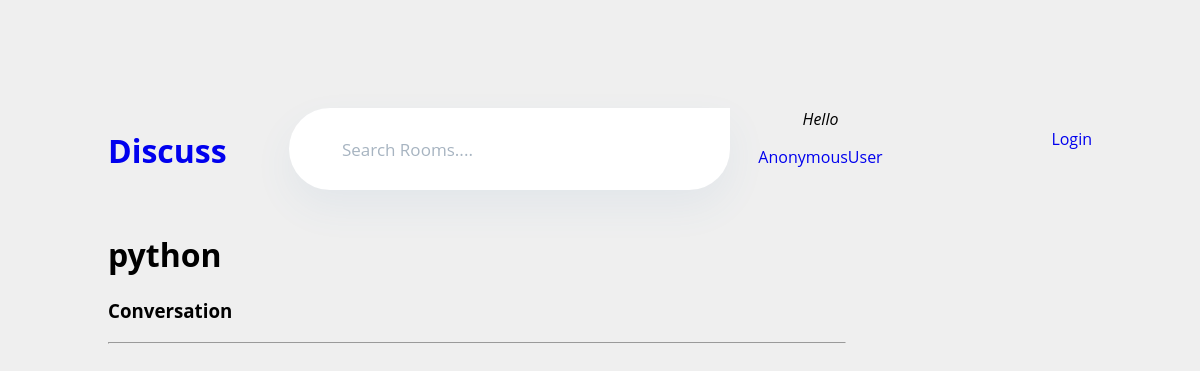
The app's page /room/1, older data.
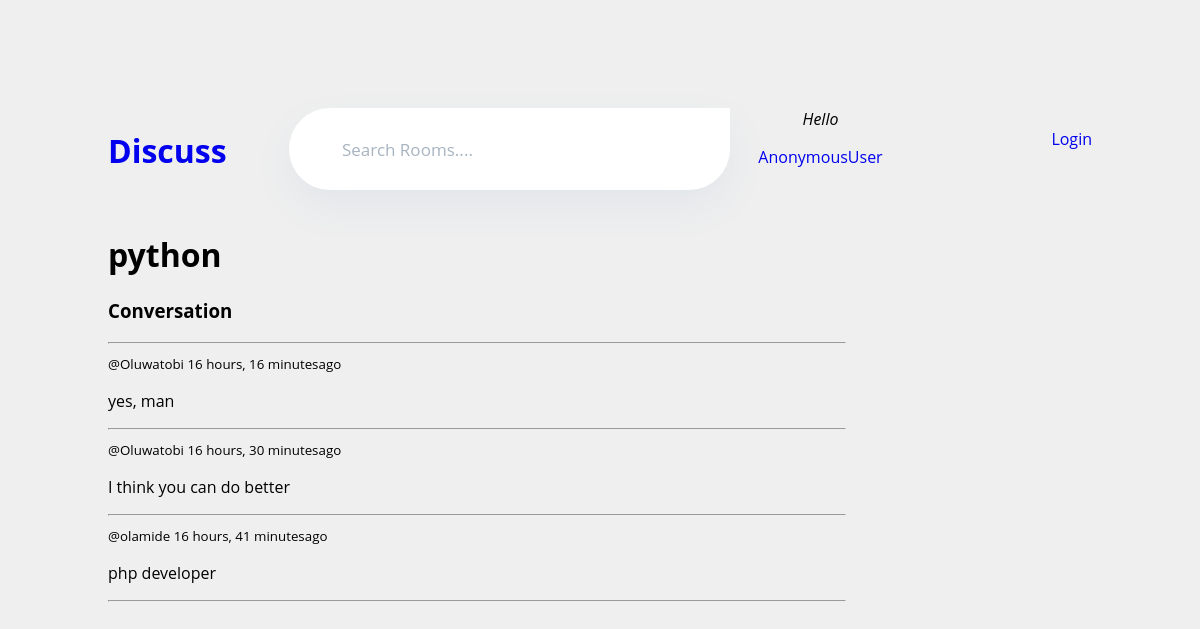
The same page, newer data.
### base/models.py (models this page shows, shortened)
class Message(models.Model):
    user = models.ForeignKey(User, on_delete=models.CASCADE)
    room = models.ForeignKey(Room, on_delete=models.CASCADE)
    body = models.TextField()
    updated = models.DateTimeField(auto_now=True)
    created = models.DateTimeField(auto_now_add=True)
    class Meta:
        ordering = ['-updated', '-created']

### base/views.py (the view)
# urls.py: path("room/<str:pk>", views.room, name="room"),
def room(request, pk):
    room = Room.objects.get(id=pk)
    room_messages = room.message_set.all()
    participants = room.participants.all()
    if request.method == "POST":
        message = Message.objects.create(
            user=request.user, room=room, body=request.POST.get("body")
        )
        room.participants.add(request.user)
        return redirect("room", pk=room.id)
    context = {
        "room": room,
        "room_messages": room_messages,
        "participants": participants,
    }
    return render(request, "base/room.html", context)

### base/templates/base/room.html (shortened to what this page needs)
{% extends 'main.html' %} {% block content %}
<div class="room-container">
  <div>
    <h1>{{room.name}}</h1>
    <div class="comment-wrapper">
      <h3>Conversation</h3>
      <hr />
      {% for message in room_messages %}
      <div>
        <small>@{{message.user}} {{message.created|timesince}}ago</small>
        <p>{{message.body}}</p>
        <hr />
      </div>
      {% endfor %}
    </div>
   {% endblock content %}

Row changes from the older to the newer data that the page shows:
added Message: user "Oluwatobi", created "16 hours, 16 minutes", body "yes, man"
added Message: user "Oluwatobi", created "16 hours, 30 minutes", body "I think you can do better"
added Message: user "olamide", created "16 hours, 41 minutes", body "php developer"
